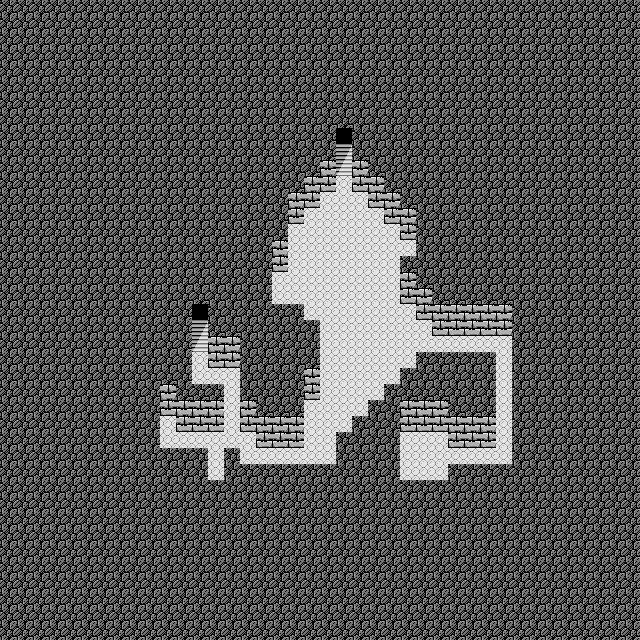

The image is a tile-based game level rendered from a .tmx file. Its description and source (layers, tilesets, objects; grid data summarised) follow:
An orthogonal 40x40 tile map with 16x16 px tiles, 2 tile layers (Tile Layer 1, Tile Layer 2), 2 tilesets and 16 objects (14x Event, Chest, Ceiling).

<map version="1.0" orientation="orthogonal" renderorder="right-down" width="40" height="40" tilewidth="16" tileheight="16">
 <properties>
  <property name="bgm" value="ffl1_cave" />
  <property name="encounter" value="encounterset_level00_danger05" />
  <property name="name" value="Cave of Hero" />
 </properties>
 <tileset firstgid="1" source="../tilesets/lower.tsx" />
 <tileset firstgid="113" source="../tilesets/upper.tsx" />
 <layer name="Tile Layer 1" width="40" height="40" opacity="0.9">
  <properties>
   <property name="z" value="0" />
  </properties>
  <data>[1600 cells, 1600 non-empty, 7 distinct tile ids]</data>
 </layer>
 <layer name="Tile Layer 2" width="40" height="40">
  <properties>
   <property name="z" value=".5" />
  </properties>
  <data>[1600 cells, 0 non-empty, 0 distinct tile ids]</data>
 </layer>
 <objectgroup name="Object Layer 1">
  <object name="tele" type="Event" x="192" y="304" width="16" height="16">
   <properties>
    <property name="onCollide" value="teleport('world1/herocave01.tmx', 18, 24)" />
   </properties>
  </object>
  <object name="chest" type="Chest" x="416" y="448" width="16" height="16">
   <properties>
    <property name="item" value="pot_defense" />
   </properties>
  </object>
  <object name="room" type="Ceiling" x="400" y="480">
   <properties>
    <property name="roofID" value="27" />
    <property name="roofTileset" value="lower" />
   </properties>
   <polygon points="0,0 0,-80 80,-80 80,-176 112,-176 112,0" />
  </object>
  <object name="barrier" type="Event" x="336" y="368" width="16" height="32">
   <properties>
    <property name="hide" value="return hasItem('key_artifactHeatgoggle')" />
    <property name="onCollide" value="play('scaldingwater.lua')" />
    <property name="passable" value="IMPASSABLE" />
   </properties>
  </object>
  <object name="barrier" type="Event" x="320" y="320" width="32" height="16">
   <properties>
    <property name="hide" value="return hasItem('key_artifactHeatgoggle')" />
    <property name="onCollide" value="play('scaldingwater.lua')" />
    <property name="passable" value="IMPASSABLE" />
   </properties>
  </object>
  <object name="barrier" type="Event" x="336" y="272" width="64" height="16">
   <properties>
    <property name="hide" value="return hasItem('key_artifactHeatgoggle')" />
    <property name="onCollide" value="play('scaldingwater.lua')" />
    <property name="passable" value="IMPASSABLE" />
   </properties>
  </object>
  <object name="barrier" type="Event" x="304" y="208" width="80" height="32">
   <properties>
    <property name="hide" value="return hasItem('key_artifactHeatgoggle')" />
    <property name="onCollide" value="play('scaldingwater.lua')" />
    <property name="passable" value="IMPASSABLE" />
   </properties>
  </object>
  <object name="trap" type="Event" x="368" y="224" width="16" height="16">
   <properties>
    <property name="appearance" value="anim_bubbles" />
    <property name="onInteract" value="speak(getHero(0).getName(), 'The magus eye revealed a trap. It looks hot there.')" />
    <property name="passable" value="IMPASSABLE" />
   </properties>
  </object>
  <object name="trap" type="Event" x="336" y="384" width="16" height="16">
   <properties>
    <property name="appearance" value="anim_bubbles" />
    <property name="onInteract" value="speak(getHero(0).getName(), 'The magus eye revealed a trap. It looks hot there.')" />
    <property name="passable" value="IMPASSABLE" />
   </properties>
  </object>
  <object name="trap" type="Event" x="320" y="320" width="16" height="16">
   <properties>
    <property name="appearance" value="anim_bubbles" />
    <property name="onInteract" value="speak(getHero(0).getName(), 'The magus eye revealed a trap. It looks hot there.')" />
    <property name="passable" value="IMPASSABLE" />
   </properties>
  </object>
  <object name="trap" type="Event" x="368" y="272" width="16" height="16">
   <properties>
    <property name="appearance" value="anim_bubbles" />
    <property name="onInteract" value="speak(getHero(0).getName(), 'The magus eye revealed a trap. It looks hot there.')" />
    <property name="passable" value="IMPASSABLE" />
   </properties>
  </object>
  <object name="trap" type="Event" x="336" y="272" width="16" height="16">
   <properties>
    <property name="appearance" value="anim_bubbles" />
    <property name="onInteract" value="speak(getHero(0).getName(), 'The magus eye revealed a trap. It looks hot there.')" />
    <property name="passable" value="IMPASSABLE" />
   </properties>
  </object>
  <object name="trap" type="Event" x="304" y="208" width="16" height="16">
   <properties>
    <property name="appearance" value="anim_bubbles" />
    <property name="onInteract" value="speak(getHero(0).getName(), 'The magus eye revealed a trap. It looks hot there.')" />
    <property name="passable" value="IMPASSABLE" />
   </properties>
  </object>
  <object name="trap" type="Event" x="320" y="224" width="16" height="16">
   <properties>
    <property name="appearance" value="anim_bubbles" />
    <property name="onInteract" value="speak(getHero(0).getName(), 'The magus eye revealed a trap. It looks hot there.')" />
    <property name="passable" value="IMPASSABLE" />
   </properties>
  </object>
  <object name="trap" type="Event" x="352" y="208" width="16" height="16">
   <properties>
    <property name="appearance" value="anim_bubbles" />
    <property name="onInteract" value="speak(getHero(0).getName(), 'The magus eye revealed a trap. It looks hot there.')" />
    <property name="passable" value="IMPASSABLE" />
   </properties>
  </object>
  <object name="tele" type="Event" x="336" y="128" width="16" height="16">
   <properties>
    <property name="onCollide" value="teleport('world1/herocave03.tmx', 31, 28)" />
   </properties>
  </object>
 </objectgroup>
</map>
